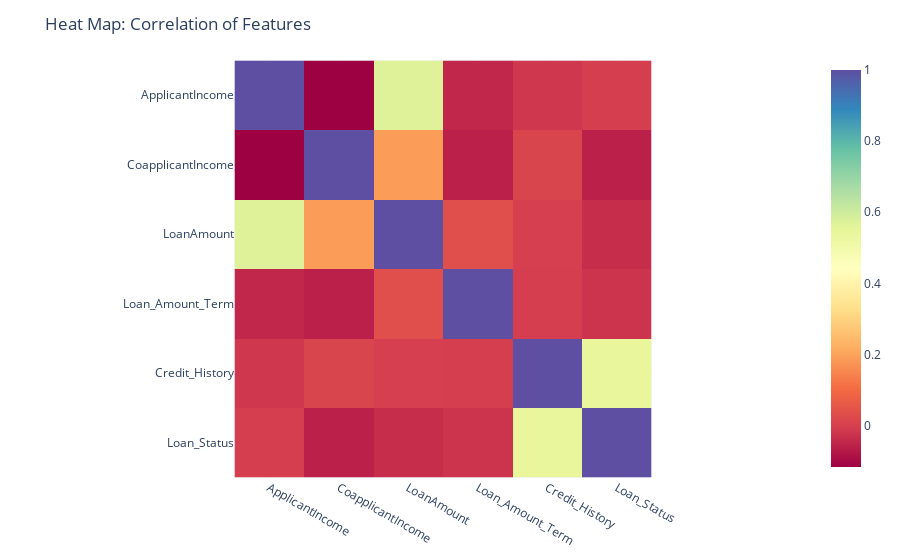

The cell this chart's notebook holds for it:
### Code cell
fig = px.imshow(corr_df, color_continuous_scale='Spectral')
fig.update_layout(title='Heat Map: Correlation of Features', font=dict(size=12))
fig.show()

### Figure 1 — Plotly figure (JSON) as saved in the notebook; plotly's stock layout.template omitted (floating-point values rounded to 4 significant figures)
{"data": [{"coloraxis": "coloraxis", "hovertemplate": "x: %{x}<br>y: %{y}<br>color: %{z}<extra></extra>", "name": "0", "type": "heatmap", "x": ["ApplicantIncome", "CoapplicantIncome", "LoanAmount", "Loan_Amount_Term", "Credit_History", "Loan_Status"], "xaxis": "x", "y": ["ApplicantIncome", "CoapplicantIncome", "LoanAmount", "Loan_Amount_Term", "Credit_History", "Loan_Status"], "yaxis": "y", "z": [[1, -0.1166, 0.5656, -0.04653, -0.01862, -0.00471], [-0.1166, 1, 0.1878, -0.05938, 0.01113, -0.05919], [0.5656, 0.1878, 1, 0.03647, -0.001431, -0.03642], [-0.04653, -0.05938, 0.03647, 1, -0.004705, -0.02255], [-0.01862, 0.01113, -0.001431, -0.004705, 1, 0.5406], [-0.00471, -0.05919, -0.03642, -0.02255, 0.5406, 1]]}], "layout": {"coloraxis": {"colorscale": [[0, "rgb(158,1,66)"], [0.1, "rgb(213,62,79)"], [0.2, "rgb(244,109,67)"], [0.3, "rgb(253,174,97)"], [0.4, "rgb(254,224,139)"], [0.5, "rgb(255,255,191)"], [0.6, "rgb(230,245,152)"], [0.7, "rgb(171,221,164)"], [0.8, "rgb(102,194,165)"], [0.9, "rgb(50,136,189)"], [1, "rgb(94,79,162)"]]}, "font": {"size": 12}, "margin": {"t": 60}, "title": {"text": "Heat Map: Correlation of Features"}, "xaxis": {"anchor": "y", "constrain": "domain", "domain": [0, 1], "scaleanchor": "y"}, "yaxis": {"anchor": "x", "autorange": "reversed", "constrain": "domain", "domain": [0, 1]}}}
